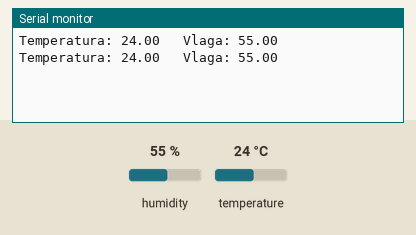
This sketch was run on a simulated Arduino Uno, built with avr-gcc and run on an emulated ATmega328P. Shown: the last lines printed to the serial monitor. Inputs (shaded band) come from the test bench; at power-on: humidity 55 %, temperature 24 °C.

Above: at 2.8 s.
2.9 s: humidity set to 22 %
At 4.5 s:
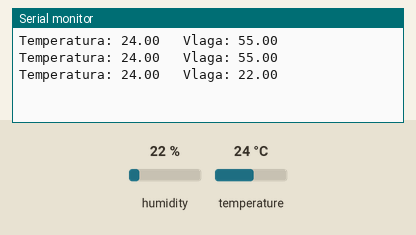
5.6 s: temperature set to 12 °C
At 6.9 s:
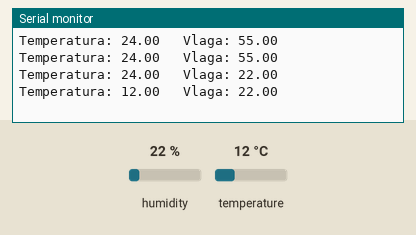
8.3 s: humidity set to 40 %
At 10.6 s:
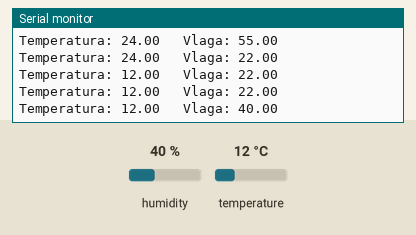
Timing chart, 0 to 12.1 s (numbered marks = the images above; inputs shaded):
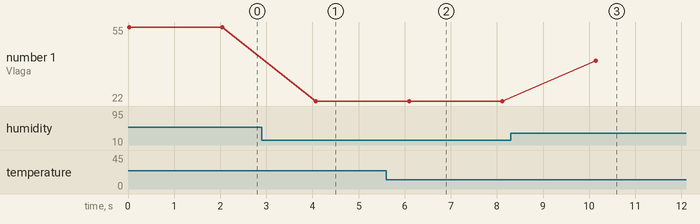

The sketch:

LV15_ZAD01.ino
```cpp
#include <DHT.h>

#define DHTTYPE DHT11
#define DHTPIN A0

DHT dht(DHTPIN, DHTTYPE);

void setup() {
  Serial.begin(9600);
  dht.begin();
}

void loop() {
  float t = dht.readTemperature();
  float h = dht.readHumidity();

  Serial.print("Temperatura: ");
  Serial.print(t);
  Serial.print("\t Vlaga: ");
  Serial.print(h);
  Serial.print("\n");

  delay(2000);
}
```

Measured:
- after the input at 2.9 s, the serial monitor: prints a new line after 1.2 s (image 1)
- after the input at 5.6 s, the serial monitor: prints a new line after 0.50 s (image 2)
- after the input at 8.3 s, the serial monitor: prints a new line after 1.8 s (image 3)
- plotted number 1: 55 → 22 after the input at 2.9 s, 22 → 40 after the input at 8.3 s
